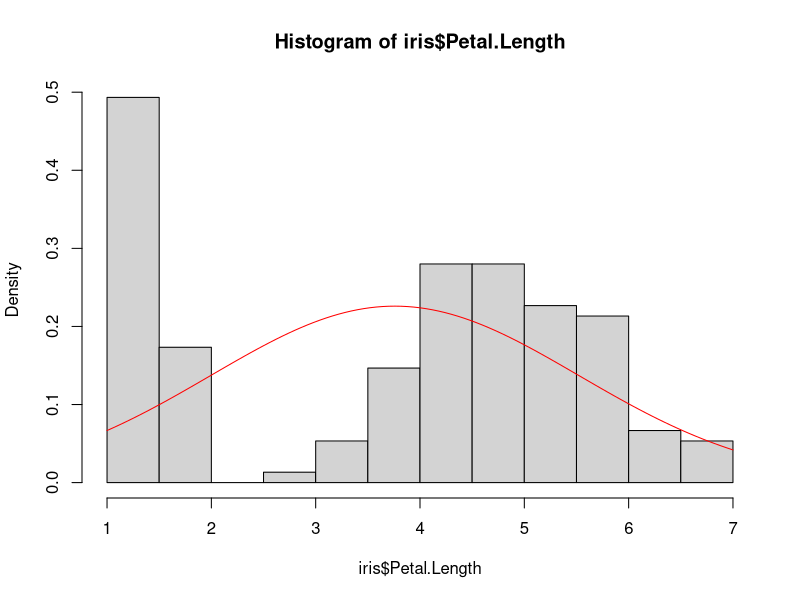
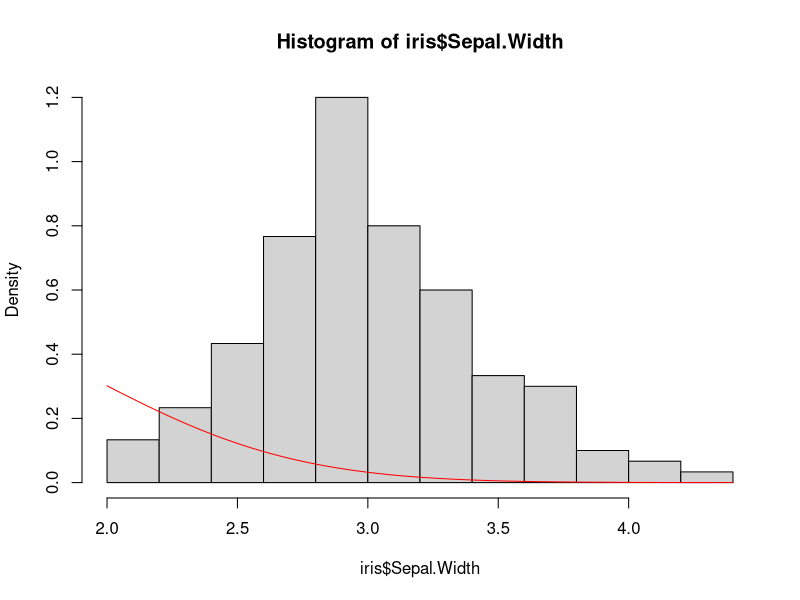

These charts were generated, in order, by the following R code:
#H0為常態分布；H1不為常態分佈
#p-value<0.05表示顯著，拒絕虛無假設H0，不是Normal
data(iris)
shapiro.test(iris$Petal.Length) #常態檢定指令
hist(iris$Petal.Length,prob=T)
curve(dnorm(x,mean(iris$Petal.Length),sd(iris$Petal.Length)),col='red',add=T)

#H0為常態分布；H1不為常態分佈
#p-value>0.05表示"不"顯著，接受虛無假設H0，沒有足夠證據證明不是Normal
shapiro.test(iris$Sepal.Width)
hist(iris$Sepal.Width,prob=T)
curve(dnorm(x,mean(iris$Petal.Width),sd(iris$Petal.Width)),col='red',add=T)